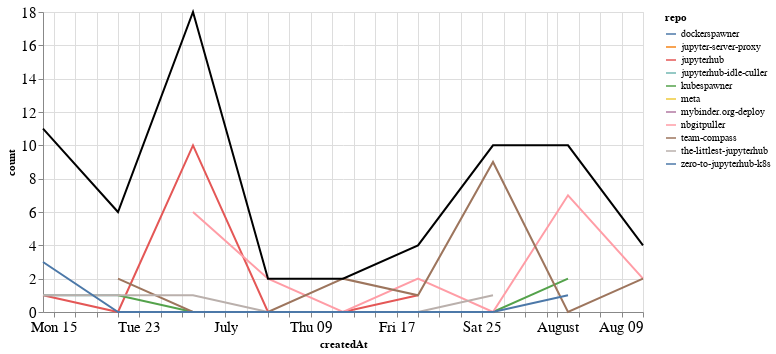

The notebook cell saved with this chart:
### Markdown cell above
## Comments

### Code cell
comments_time = comments.groupby('repo').resample('W', on='createdAt').count()['author'].reset_index()
comments_time = comments_time.rename(columns={'author': 'count'})
comments_time_total = comments_time.groupby('createdAt').agg({"count": "sum"}).reset_index()
ch1 = alt.Chart(comments_time, width=600).mark_line().encode(
    x='createdAt',
    y='count',
    color='repo',
    tooltip="repo"
)

ch2 = alt.Chart(comments_time_total, width=600).mark_line(color="black").encode(
    x='createdAt',
    y='count',
)

ch1 + ch2

### Figure 1 — Vega-Lite specification as saved in the notebook (floating-point values rounded to 4 significant figures)
{"config": {"axisLeft": {"labelFontSize": 15}, "axisBottom": {"labelFontSize": 15}}, "layer": [{"data": {"name": "data-058003ac9f9b820f3a275c5d2d4d7373"}, "mark": "line", "encoding": {"color": {"type": "nominal", "field": "repo"}, "tooltip": {"type": "nominal", "field": "repo"}, "x": {"type": "temporal", "field": "createdAt"}, "y": {"type": "quantitative", "field": "count"}}, "width": 600}, {"data": {"name": "data-171884ec57f4763c4ed01ae304d780e0"}, "mark": {"type": "line", "color": "black"}, "encoding": {"x": {"type": "temporal", "field": "createdAt"}, "y": {"type": "quantitative", "field": "count"}}, "width": 600}], "$schema": "https://vega.github.io/schema/vega-lite/v4.8.1.json", "datasets": {"data-058003ac9f9b820f3a275c5d2d4d7373": [{"repo": "dockerspawner", "createdAt": "2020-06-14T00:00:00", "count": 4}, {"repo": "jupyter-server-proxy", "createdAt": "2020-06-14T00:00:00", "count": 1}, {"repo": "jupyterhub", "createdAt": "2020-06-14T00:00:00", "count": 1}, {"repo": "jupyterhub", "createdAt": "2020-06-21T00:00:00", "count": 0}, {"repo": "jupyterhub", "createdAt": "2020-06-28T00:00:00", "count": 10}, {"repo": "jupyterhub", "createdAt": "2020-07-05T00:00:00", "count": 0}, {"repo": "jupyterhub", "createdAt": "2020-07-12T00:00:00", "count": 0}, {"repo": "jupyterhub", "createdAt": "2020-07-19T00:00:00", "count": 1}, {"repo": "jupyterhub-idle-culler", "createdAt": "2020-06-14T00:00:00", "count": 1}, {"repo": "jupyterhub-idle-culler", "createdAt": "2020-06-21T00:00:00", "count": 1}, {"repo": "kubespawner", "createdAt": "2020-06-21T00:00:00", "count": 1}, {"repo": "kubespawner", "createdAt": "2020-06-28T00:00:00", "count": 0}, {"repo": "kubespawner", "createdAt": "2020-07-05T00:00:00", "count": 0}, {"repo": "kubespawner", "createdAt": "2020-07-12T00:00:00", "count": 0}, {"repo": "kubespawner", "createdAt": "2020-07-19T00:00:00", "count": 0}, {"repo": "kubespawner", "createdAt": "2020-07-26T00:00:00", "count": 0}, {"repo": "kubespawner", "createdAt": "2020-08-02T00:00:00", "count": 2}, {"repo": "meta", "createdAt": "2020-06-28T00:00:00", "count": 1}, {"repo": "mybinder.org-deploy", "createdAt": "2020-06-21T00:00:00", "count": 1}, {"repo": "nbgitpuller", "createdAt": "2020-06-28T00:00:00", "count": 6}, {"repo": "nbgitpuller", "createdAt": "2020-07-05T00:00:00", "count": 2}, {"repo": "nbgitpuller", "createdAt": "2020-07-12T00:00:00", "count": 0}, {"repo": "nbgitpuller", "createdAt": "2020-07-19T00:00:00", "count": 2}, {"repo": "nbgitpuller", "createdAt": "2020-07-26T00:00:00", "count": 0}, {"repo": "nbgitpuller", "createdAt": "2020-08-02T00:00:00", "count": 7}, {"repo": "nbgitpuller", "createdAt": "2020-08-09T00:00:00", "count": 2}, {"repo": "team-compass", "createdAt": "2020-06-21T00:00:00", "count": 2}, {"repo": "team-compass", "createdAt": "2020-06-28T00:00:00", "count": 0}, {"repo": "team-compass", "createdAt": "2020-07-05T00:00:00", "count": 0}, {"repo": "team-compass", "createdAt": "2020-07-12T00:00:00", "count": 2}, {"repo": "team-compass", "createdAt": "2020-07-19T00:00:00", "count": 1}, {"repo": "team-compass", "createdAt": "2020-07-26T00:00:00", "count": 9}, {"repo": "team-compass", "createdAt": "2020-08-02T00:00:00", "count": 0}, {"repo": "team-compass", "createdAt": "2020-08-09T00:00:00", "count": 2}, {"repo": "the-littlest-jupyterhub", "createdAt": "2020-06-14T00:00:00", "count": 1}, {"repo": "the-littlest-jupyterhub", "createdAt": "2020-06-21T00:00:00", "count": 1}, {"repo": "the-littlest-jupyterhub", "createdAt": "2020-06-28T00:00:00", "count": 1}, {"repo": "the-littlest-jupyterhub", "createdAt": "2020-07-05T00:00:00", "count": 0}, {"repo": "the-littlest-jupyterhub", "createdAt": "2020-07-12T00:00:00", "count": 0}, {"repo": "the-littlest-jupyterhub", "createdAt": "2020-07-19T00:00:00", "count": 0}, {"repo": "the-littlest-jupyterhub", "createdAt": "2020-07-26T00:00:00", "count": 1}, {"repo": "zero-to-jupyterhub-k8s", "createdAt": "2020-06-14T00:00:00", "count": 3}, {"repo": "zero-to-jupyterhub-k8s", "createdAt": "2020-06-21T00:00:00", "count": 0}, {"repo": "zero-to-jupyterhub-k8s", "createdAt": "2020-06-28T00:00:00", "count": 0}, {"repo": "zero-to-jupyterhub-k8s", "createdAt": "2020-07-05T00:00:00", "count": 0}, {"repo": "zero-to-jupyterhub-k8s", "createdAt": "2020-07-12T00:00:00", "count": 0}, {"repo": "zero-to-jupyterhub-k8s", "createdAt": "2020-07-19T00:00:00", "count": 0}, {"repo": "zero-to-jupyterhub-k8s", "createdAt": "2020-07-26T00:00:00", "count": 0}, {"repo": "zero-to-jupyterhub-k8s", "createdAt": "2020-08-02T00:00:00", "count": 1}], "data-171884ec57f4763c4ed01ae304d780e0": [{"createdAt": "2020-06-14T00:00:00", "count": 11}, {"createdAt": "2020-06-21T00:00:00", "count": 6}, {"createdAt": "2020-06-28T00:00:00", "count": 18}, {"createdAt": "2020-07-05T00:00:00", "count": 2}, {"createdAt": "2020-07-12T00:00:00", "count": 2}, {"createdAt": "2020-07-19T00:00:00", "count": 4}, {"createdAt": "2020-07-26T00:00:00", "count": 10}, {"createdAt": "2020-08-02T00:00:00", "count": 10}, {"createdAt": "2020-08-09T00:00:00", "count": 4}]}}
